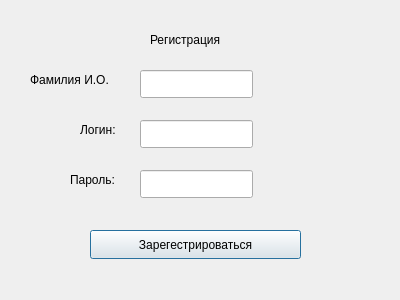
<?xml version="1.0" encoding="UTF-8"?>
<ui version="4.0">
 <class>regist</class>
 <widget class="QDialog" name="regist">
  <property name="geometry">
   <rect>
    <x>0</x>
    <y>0</y>
    <width>400</width>
    <height>300</height>
   </rect>
  </property>
  <property name="windowTitle">
   <string>Dialog</string>
  </property>
  <widget class="QLabel" name="label">
   <property name="geometry">
    <rect>
     <x>150</x>
     <y>30</y>
     <width>91</width>
     <height>20</height>
    </rect>
   </property>
   <property name="text">
    <string>Регистрация</string>
   </property>
  </widget>
  <widget class="QLineEdit" name="lineEdit_FIO">
   <property name="geometry">
    <rect>
     <x>140</x>
     <y>70</y>
     <width>113</width>
     <height>28</height>
    </rect>
   </property>
  </widget>
  <widget class="QLineEdit" name="lineEdit_login">
   <property name="geometry">
    <rect>
     <x>140</x>
     <y>120</y>
     <width>113</width>
     <height>28</height>
    </rect>
   </property>
  </widget>
  <widget class="QLineEdit" name="lineEdit_password">
   <property name="geometry">
    <rect>
     <x>140</x>
     <y>170</y>
     <width>113</width>
     <height>28</height>
    </rect>
   </property>
  </widget>
  <widget class="QPushButton" name="pushButton_zaregist">
   <property name="geometry">
    <rect>
     <x>90</x>
     <y>230</y>
     <width>211</width>
     <height>29</height>
    </rect>
   </property>
   <property name="text">
    <string>Зарегестрироваться</string>
   </property>
  </widget>
  <widget class="QLabel" name="label_2">
   <property name="geometry">
    <rect>
     <x>30</x>
     <y>70</y>
     <width>101</width>
     <height>20</height>
    </rect>
   </property>
   <property name="text">
    <string>Фамилия И.О.</string>
   </property>
  </widget>
  <widget class="QLabel" name="label_3">
   <property name="geometry">
    <rect>
     <x>80</x>
     <y>120</y>
     <width>51</width>
     <height>20</height>
    </rect>
   </property>
   <property name="text">
    <string>Логин:</string>
   </property>
  </widget>
  <widget class="QLabel" name="label_4">
   <property name="geometry">
    <rect>
     <x>70</x>
     <y>170</y>
     <width>61</width>
     <height>20</height>
    </rect>
   </property>
   <property name="text">
    <string>Пароль:</string>
   </property>
  </widget>
 </widget>
 <resources/>
 <connections/>
</ui>
